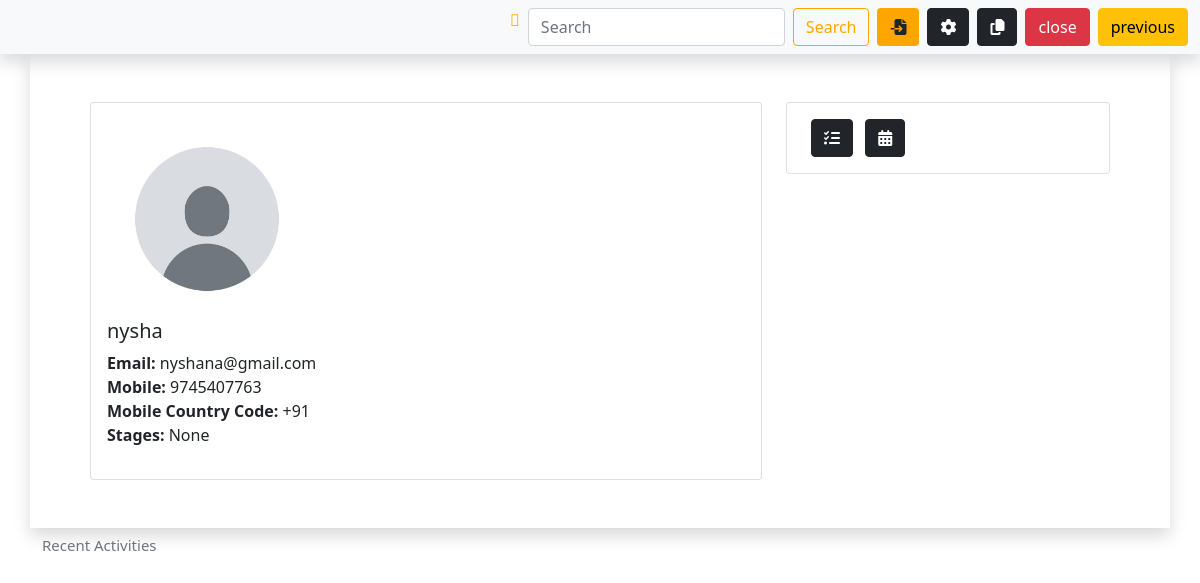
The app's page /lead/2/ with its own data.
### crmapp/models.py (models this page shows, shortened)
class Lead(models.Model):
    company_name = models.CharField(max_length=100)
    first_name=models.CharField(max_length=100)
    email = models.CharField(max_length=100, blank=True, null=True)
    mobile = models.CharField(max_length=20)
    mobile_country_code = models.CharField(max_length=20)
    country = models.ForeignKey(Country, on_delete=models.CASCADE, blank=True, null=True)
    state = models.ForeignKey(State, on_delete=models.CASCADE, blank=True, null=True)
    city = models.ForeignKey(City, on_delete=models.CASCADE, blank=True, null=True)
    executive_name = models.CharField(max_length=40, blank=True, null=True)
    exe_designation = models.CharField(max_length=40, blank=True, null=True)
    source = models.CharField(max_length=40, blank=True, null=True)
    product = models.CharField(max_length=40, blank=True, null=True)
    requirement = models.CharField(max_length=250, blank=True, null=True)
    notes = models.CharField(max_length=250, blank=True, null=True)
    stages=models.ForeignKey(LeadStage,on_delete=models.CASCADE,blank=True, null=True)
    industry_type = models.CharField(max_length=40, blank=True, null=True)
    gst = models.CharField(max_length=40, blank=True, null=True)
    created_by = models.ForeignKey(settings.AUTH_USER_MODEL, on_delete=models.CASCADE, related_name='leads',blank=True, null=True)
    created_at = models.DateTimeField(default=timezone.now, blank=True, null=True)

### crmapp/views.py (the view, shortened to what this page needs)
# urls.py: path('lead/<int:pk>/', views.LeadDetailView.as_view(), name='lead_detail'),
class LeadDetailView(DetailView):
    model = Lead
    template_name = "newleaddetail.html"
    context_object_name = "lead"
    def get_context_data(self, **kwargs):
        context = super().get_context_data(**kwargs)
        context['employees'] = CustomUser.objects.all()
        context['task_activities'] = Taskactivity.objects.filter(related_to=self.object)
        return context

### crmapp/templates/newleaddetail.html (shortened to what this page needs)
{% load static %}
<!DOCTYPE html>
<html lang="en">
<head>
    <link href="https://cdn.jsdelivr.net/npm/bootstrap@5.0.2/dist/css/bootstrap.min.css" rel="stylesheet">
    <link rel="stylesheet" href="https://cdnjs.cloudflare.com/ajax/libs/font-awesome/6.5.1/css/all.min.css">
    <link rel="stylesheet" href="{% static 'css/leadlist.css' %}">
</head>
<body>
    <nav class="navbar navbar-expand-lg navbar-light bg-light shadow">
        <div class="container-fluid">
            <div class="collapse navbar-collapse" id="navbarSupportedContent">
                <form class="d-flex">
                    <i class="material-icons star-icon me-2 orng-icon" data-bs-toggle="tooltip" title="Favorite">&#xE838;</i>
                    <input class="form-control me-2" type="search" placeholder="Search" aria-label="Search">
                    <button class="btn btn-outline-orange" type="submit">Search</button>
                </form>
                <button type="button" class="add-user btn custombtn mr-2 ms-2" name="add-user"><i class="fas fa-file-import"></i></button>
                <button type="button" class="add-user btn btn-dark mr-2 ms-2" name="add-user"><i class="fas fa-cog"></i></button>
                <button type="button" class="add-user btn btn-dark mr-2 ms-2" name="add-user"><i class="fas fa-copy"></i></button>
                <button class="btn btn-danger add-user mr-2 ms-2" id="closeButton">close</button>
                <a href="{%url 'list'%}" class="btn btn-warning add-user mr-2 ms-2" id="">previous</a>
            </div>
        </div>
    </nav>
    <div class="container shadow">
        <div class="row p-5">
            <div class="col-sm-8">
                <div class="card">
                    <div class="card-body">
                        <img src="{% static 'images/profile.jpg' %}" class="card-img-top small-image" alt="Your Image">
                        <h5 class="card-title">{{ lead.first_name }}</h5>
                        <ul class="list-unstyled">
                            <li><strong>Email:</strong> <span>{{ lead.email }}</span></li>
                            <li><strong>Mobile:</strong> <span>{{ lead.mobile }}</span></li>
                            <li><strong>Mobile Country Code:</strong> <span>{{ lead.mobile_country_code }}</span></li>
                            <li><strong>Stages:</strong> <span>{{ lead.stages }}</span></li>
                        </ul>
                    </div>
                </div>
            </div>
            <div class="col-sm-4">
                <div class="card">
                    <div class="card-body">
                        <button type="button" class="add-user btn btn-dark mr-2 ms-2" name="add-user" onclick="toggleTasks()">
                            <i class="fas fa-tasks"></i>
                        </button>
                        <button type="button" class="btn btn-dark ms-2" name="add-calendar" onclick="toggleCalendar()">
                            <i class="fas fa-calendar-alt"></i>
                        </button>
                    </div>
                </div>
            </div>
        </div>
    </div>
<div class="container timelinesec">
    <div class="row heading">
        <div class="col-lg-12">
            <h1 class="text-muted mt-2"> Recent Activities</h1>
        </div>
    </div>
  </div>
</body>
</html>

### crmapp/static/css/leadlist.css (style rules this page uses)
.custombtn { background-color: orange; }
.material-icons { color: red; }
.btn-outline-orange { color: #FFA500; border-color: #FFA500; }
.orng-icon { color: #FFA500; }
.small-image { width: 200px; height: auto; }

### crmapp/templates/newleaddetail.html (style rules this page uses)
.timelinesec .heading h1 { font-size: 15px; font-weight: 500; }
.text-muted { color: #6c757d !important; }

### records on screen
Lead: first_name "nysha", email "nyshana@gmail.com", mobile "9745407763", mobile_country_code "+91", stages "None"
